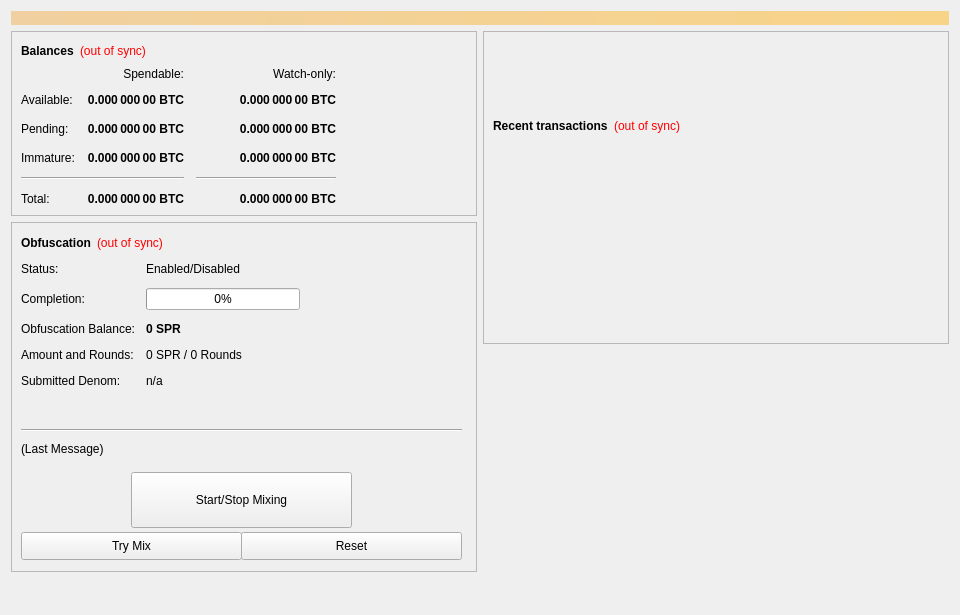
<?xml version="1.0" encoding="UTF-8"?>
<ui version="4.0">
 <class>OverviewPage</class>
 <widget class="QWidget" name="OverviewPage">
  <property name="geometry">
   <rect>
    <x>0</x>
    <y>0</y>
    <width>960</width>
    <height>615</height>
   </rect>
  </property>
  <property name="minimumSize">
   <size>
    <width>960</width>
    <height>0</height>
   </size>
  </property>
  <property name="windowTitle">
   <string>Form</string>
  </property>
  <layout class="QVBoxLayout" name="topLayout">
   <item>
    <widget class="QLabel" name="labelAlerts">
     <property name="visible">
      <bool>false</bool>
     </property>
     <property name="styleSheet">
      <string notr="true">background-color: qlineargradient(x1: 0, y1: 0, x2: 1, y2: 0, stop:0 #F0D0A0, stop:1 #F8D488); color:#000000;</string>
     </property>
     <property name="wordWrap">
      <bool>true</bool>
     </property>
     <property name="margin">
      <number>3</number>
     </property>
    </widget>
   </item>
   <item>
    <layout class="QHBoxLayout" name="horizontalLayout" stretch="1,1">
     <item>
      <layout class="QVBoxLayout" name="verticalLayout_2">
       <item>
        <widget class="QFrame" name="frame">
         <property name="frameShape">
          <enum>QFrame::StyledPanel</enum>
         </property>
         <property name="frameShadow">
          <enum>QFrame::Raised</enum>
         </property>
         <layout class="QVBoxLayout" name="verticalLayout_4">
          <item>
           <layout class="QHBoxLayout" name="horizontalLayout_4">
            <item>
             <widget class="QLabel" name="label_5">
              <property name="font">
               <font>
                <weight>75</weight>
                <bold>true</bold>
               </font>
              </property>
              <property name="text">
               <string>Balances</string>
              </property>
             </widget>
            </item>
            <item>
             <widget class="QLabel" name="labelWalletStatus">
              <property name="cursor">
               <cursorShape>WhatsThisCursor</cursorShape>
              </property>
              <property name="toolTip">
               <string>The displayed information may be out of date. Your wallet automatically synchronizes with the Supra network after a connection is established, but this process has not completed yet.</string>
              </property>
              <property name="styleSheet">
               <string notr="true">QLabel { color: red; }</string>
              </property>
              <property name="text">
               <string notr="true">(out of sync)</string>
              </property>
              <property name="alignment">
               <set>Qt::AlignLeading|Qt::AlignLeft|Qt::AlignVCenter</set>
              </property>
             </widget>
            </item>
            <item>
             <spacer name="horizontalSpacer_3">
              <property name="orientation">
               <enum>Qt::Horizontal</enum>
              </property>
              <property name="sizeHint" stdset="0">
               <size>
                <width>40</width>
                <height>20</height>
               </size>
              </property>
             </spacer>
            </item>
           </layout>
          </item>
          <item>
           <layout class="QGridLayout" name="gridLayout">
            <property name="spacing">
             <number>12</number>
            </property>
            <item row="2" column="2">
             <widget class="QLabel" name="labelWatchPending">
              <property name="font">
               <font>
                <weight>75</weight>
                <bold>true</bold>
               </font>
              </property>
              <property name="cursor">
               <cursorShape>IBeamCursor</cursorShape>
              </property>
              <property name="toolTip">
               <string>Unconfirmed transactions to watch-only addresses</string>
              </property>
              <property name="text">
               <string notr="true">0.000 000 00 BTC</string>
              </property>
              <property name="alignment">
               <set>Qt::AlignRight|Qt::AlignTrailing|Qt::AlignVCenter</set>
              </property>
              <property name="textInteractionFlags">
               <set>Qt::LinksAccessibleByMouse|Qt::TextSelectableByKeyboard|Qt::TextSelectableByMouse</set>
              </property>
             </widget>
            </item>
            <item row="2" column="1">
             <widget class="QLabel" name="labelUnconfirmed">
              <property name="font">
               <font>
                <weight>75</weight>
                <bold>true</bold>
               </font>
              </property>
              <property name="cursor">
               <cursorShape>IBeamCursor</cursorShape>
              </property>
              <property name="toolTip">
               <string>Total of transactions that have yet to be confirmed, and do not yet count toward the spendable balance</string>
              </property>
              <property name="text">
               <string notr="true">0.000 000 00 BTC</string>
              </property>
              <property name="alignment">
               <set>Qt::AlignRight|Qt::AlignTrailing|Qt::AlignVCenter</set>
              </property>
              <property name="textInteractionFlags">
               <set>Qt::LinksAccessibleByMouse|Qt::TextSelectableByKeyboard|Qt::TextSelectableByMouse</set>
              </property>
             </widget>
            </item>
            <item row="3" column="2">
             <widget class="QLabel" name="labelWatchImmature">
              <property name="font">
               <font>
                <weight>75</weight>
                <bold>true</bold>
               </font>
              </property>
              <property name="cursor">
               <cursorShape>IBeamCursor</cursorShape>
              </property>
              <property name="toolTip">
               <string>Staked or masternode rewards in watch-only addresses that has not yet matured</string>
              </property>
              <property name="text">
               <string notr="true">0.000 000 00 BTC</string>
              </property>
              <property name="alignment">
               <set>Qt::AlignRight|Qt::AlignTrailing|Qt::AlignVCenter</set>
              </property>
              <property name="textInteractionFlags">
               <set>Qt::LinksAccessibleByMouse|Qt::TextSelectableByKeyboard|Qt::TextSelectableByMouse</set>
              </property>
             </widget>
            </item>
            <item row="4" column="0" colspan="2">
             <widget class="Line" name="lineSpendableBalance">
              <property name="orientation">
               <enum>Qt::Horizontal</enum>
              </property>
             </widget>
            </item>
            <item row="4" column="2">
             <widget class="Line" name="lineWatchBalance">
              <property name="sizePolicy">
               <sizepolicy hsizetype="Preferred" vsizetype="Fixed">
                <horstretch>0</horstretch>
                <verstretch>0</verstretch>
               </sizepolicy>
              </property>
              <property name="minimumSize">
               <size>
                <width>140</width>
                <height>0</height>
               </size>
              </property>
              <property name="orientation">
               <enum>Qt::Horizontal</enum>
              </property>
             </widget>
            </item>
            <item row="5" column="0">
             <widget class="QLabel" name="labelTotalText">
              <property name="text">
               <string>Total:</string>
              </property>
             </widget>
            </item>
            <item row="3" column="1">
             <widget class="QLabel" name="labelImmature">
              <property name="font">
               <font>
                <weight>75</weight>
                <bold>true</bold>
               </font>
              </property>
              <property name="cursor">
               <cursorShape>IBeamCursor</cursorShape>
              </property>
              <property name="toolTip">
               <string>Staked or masternode rewards that has not yet matured</string>
              </property>
              <property name="text">
               <string notr="true">0.000 000 00 BTC</string>
              </property>
              <property name="alignment">
               <set>Qt::AlignRight|Qt::AlignTrailing|Qt::AlignVCenter</set>
              </property>
              <property name="textInteractionFlags">
               <set>Qt::LinksAccessibleByMouse|Qt::TextSelectableByKeyboard|Qt::TextSelectableByMouse</set>
              </property>
             </widget>
            </item>
            <item row="2" column="3">
             <spacer name="horizontalSpacer_2">
              <property name="orientation">
               <enum>Qt::Horizontal</enum>
              </property>
              <property name="sizeHint" stdset="0">
               <size>
                <width>40</width>
                <height>20</height>
               </size>
              </property>
             </spacer>
            </item>
            <item row="3" column="0">
             <widget class="QLabel" name="labelImmatureText">
              <property name="text">
               <string>Immature:</string>
              </property>
             </widget>
            </item>
            <item row="5" column="1">
             <widget class="QLabel" name="labelTotal">
              <property name="font">
               <font>
                <weight>75</weight>
                <bold>true</bold>
               </font>
              </property>
              <property name="cursor">
               <cursorShape>IBeamCursor</cursorShape>
              </property>
              <property name="toolTip">
               <string>Your current total balance</string>
              </property>
              <property name="text">
               <string notr="true">0.000 000 00 BTC</string>
              </property>
              <property name="alignment">
               <set>Qt::AlignRight|Qt::AlignTrailing|Qt::AlignVCenter</set>
              </property>
              <property name="textInteractionFlags">
               <set>Qt::LinksAccessibleByMouse|Qt::TextSelectableByKeyboard|Qt::TextSelectableByMouse</set>
              </property>
             </widget>
            </item>
            <item row="5" column="2">
             <widget class="QLabel" name="labelWatchTotal">
              <property name="font">
               <font>
                <weight>75</weight>
                <bold>true</bold>
               </font>
              </property>
              <property name="cursor">
               <cursorShape>IBeamCursor</cursorShape>
              </property>
              <property name="toolTip">
               <string>Current total balance in watch-only addresses</string>
              </property>
              <property name="text">
               <string notr="true">0.000 000 00 BTC</string>
              </property>
              <property name="alignment">
               <set>Qt::AlignRight|Qt::AlignTrailing|Qt::AlignVCenter</set>
              </property>
              <property name="textInteractionFlags">
               <set>Qt::LinksAccessibleByMouse|Qt::TextSelectableByKeyboard|Qt::TextSelectableByMouse</set>
              </property>
             </widget>
            </item>
            <item row="0" column="2">
             <widget class="QLabel" name="labelWatchonly">
              <property name="text">
               <string>Watch-only:</string>
              </property>
              <property name="alignment">
               <set>Qt::AlignRight|Qt::AlignTrailing|Qt::AlignVCenter</set>
              </property>
             </widget>
            </item>
            <item row="1" column="0">
             <widget class="QLabel" name="labelBalanceText">
              <property name="text">
               <string>Available:</string>
              </property>
             </widget>
            </item>
            <item row="1" column="1">
             <widget class="QLabel" name="labelBalance">
              <property name="font">
               <font>
                <weight>75</weight>
                <bold>true</bold>
               </font>
              </property>
              <property name="cursor">
               <cursorShape>IBeamCursor</cursorShape>
              </property>
              <property name="toolTip">
               <string>Your current spendable balance</string>
              </property>
              <property name="text">
               <string notr="true">0.000 000 00 BTC</string>
              </property>
              <property name="alignment">
               <set>Qt::AlignRight|Qt::AlignTrailing|Qt::AlignVCenter</set>
              </property>
              <property name="textInteractionFlags">
               <set>Qt::LinksAccessibleByMouse|Qt::TextSelectableByKeyboard|Qt::TextSelectableByMouse</set>
              </property>
             </widget>
            </item>
            <item row="1" column="2">
             <widget class="QLabel" name="labelWatchAvailable">
              <property name="font">
               <font>
                <weight>75</weight>
                <bold>true</bold>
               </font>
              </property>
              <property name="cursor">
               <cursorShape>IBeamCursor</cursorShape>
              </property>
              <property name="toolTip">
               <string>Your current balance in watch-only addresses</string>
              </property>
              <property name="text">
               <string notr="true">0.000 000 00 BTC</string>
              </property>
              <property name="alignment">
               <set>Qt::AlignRight|Qt::AlignTrailing|Qt::AlignVCenter</set>
              </property>
              <property name="textInteractionFlags">
               <set>Qt::LinksAccessibleByMouse|Qt::TextSelectableByKeyboard|Qt::TextSelectableByMouse</set>
              </property>
             </widget>
            </item>
            <item row="2" column="0">
             <widget class="QLabel" name="labelPendingText">
              <property name="text">
               <string>Pending:</string>
              </property>
             </widget>
            </item>
            <item row="0" column="1">
             <widget class="QLabel" name="labelSpendable">
              <property name="text">
               <string>Spendable:</string>
              </property>
              <property name="alignment">
               <set>Qt::AlignRight|Qt::AlignTrailing|Qt::AlignVCenter</set>
              </property>
             </widget>
            </item>
           </layout>
          </item>
         </layout>
        </widget>
       </item>
       <item>
        <widget class="QFrame" name="frameObfuscation">
         <property name="minimumSize">
          <size>
           <width>0</width>
           <height>350</height>
          </size>
         </property>
         <property name="layoutDirection">
          <enum>Qt::LeftToRight</enum>
         </property>
         <property name="frameShape">
          <enum>QFrame::StyledPanel</enum>
         </property>
         <property name="frameShadow">
          <enum>QFrame::Raised</enum>
         </property>
         <widget class="QWidget" name="formLayoutWidget">
          <property name="geometry">
           <rect>
            <x>10</x>
            <y>40</y>
            <width>451</width>
            <height>161</height>
           </rect>
          </property>
          <layout class="QFormLayout" name="formLayout">
           <property name="fieldGrowthPolicy">
            <enum>QFormLayout::AllNonFixedFieldsGrow</enum>
           </property>
           <property name="horizontalSpacing">
            <number>11</number>
           </property>
           <property name="verticalSpacing">
            <number>12</number>
           </property>
           <item row="0" column="0">
            <widget class="QLabel" name="label_6">
             <property name="text">
              <string>Status:</string>
             </property>
            </widget>
           </item>
           <item row="1" column="0">
            <widget class="QLabel" name="label_7">
             <property name="text">
              <string>Completion:</string>
             </property>
            </widget>
           </item>
           <item row="1" column="1">
            <widget class="QProgressBar" name="obfuscationProgress">
             <property name="maximumSize">
              <size>
               <width>154</width>
               <height>16777215</height>
              </size>
             </property>
             <property name="value">
              <number>0</number>
             </property>
            </widget>
           </item>
           <item row="2" column="0">
            <widget class="QLabel" name="labelAnonymizedText">
             <property name="text">
              <string>Obfuscation Balance:</string>
             </property>
            </widget>
           </item>
           <item row="2" column="1">
            <widget class="QLabel" name="labelAnonymized">
             <property name="font">
              <font>
               <weight>75</weight>
               <bold>true</bold>
              </font>
             </property>
             <property name="text">
              <string notr="true">0 SPR</string>
             </property>
            </widget>
           </item>
           <item row="3" column="0">
            <widget class="QLabel" name="label_8">
             <property name="text">
              <string>Amount and Rounds:</string>
             </property>
            </widget>
           </item>
           <item row="3" column="1">
            <widget class="QLabel" name="labelAmountRounds">
             <property name="text">
              <string>0 SPR / 0 Rounds</string>
             </property>
            </widget>
           </item>
           <item row="4" column="0">
            <widget class="QLabel" name="label_9">
             <property name="text">
              <string>Submitted Denom:</string>
             </property>
            </widget>
           </item>
           <item row="4" column="1">
            <widget class="QLabel" name="labelSubmittedDenom">
             <property name="toolTip">
              <string>The denominations you submitted to the Masternode.&lt;br&gt;To mix, other users must submit the exact same denominations.</string>
             </property>
             <property name="text">
              <string>n/a</string>
             </property>
            </widget>
           </item>
           <item row="0" column="1">
            <widget class="QLabel" name="obfuscationEnabled">
             <property name="text">
              <string>Enabled/Disabled</string>
             </property>
            </widget>
           </item>
          </layout>
         </widget>
         <widget class="QPushButton" name="runAutoDenom">
          <property name="geometry">
           <rect>
            <x>251</x>
            <y>17</y>
            <width>1</width>
            <height>1</height>
           </rect>
          </property>
          <property name="palette">
           <palette>
            <active>
             <colorrole role="WindowText">
              <brush brushstyle="SolidPattern">
               <color alpha="255">
                <red>0</red>
                <green>0</green>
                <blue>0</blue>
               </color>
              </brush>
             </colorrole>
             <colorrole role="Button">
              <brush brushstyle="SolidPattern">
               <color alpha="255">
                <red>239</red>
                <green>238</green>
                <blue>238</blue>
               </color>
              </brush>
             </colorrole>
             <colorrole role="Light">
              <brush brushstyle="SolidPattern">
               <color alpha="255">
                <red>255</red>
                <green>255</green>
                <blue>255</blue>
               </color>
              </brush>
             </colorrole>
             <colorrole role="Midlight">
              <brush brushstyle="SolidPattern">
               <color alpha="255">
                <red>247</red>
                <green>246</green>
                <blue>246</blue>
               </color>
              </brush>
             </colorrole>
             <colorrole role="Dark">
              <brush brushstyle="SolidPattern">
               <color alpha="255">
                <red>119</red>
                <green>119</green>
                <blue>119</blue>
               </color>
              </brush>
             </colorrole>
             <colorrole role="Mid">
              <brush brushstyle="SolidPattern">
               <color alpha="255">
                <red>159</red>
                <green>159</green>
                <blue>159</blue>
               </color>
              </brush>
             </colorrole>
             <colorrole role="Text">
              <brush brushstyle="SolidPattern">
               <color alpha="255">
                <red>0</red>
                <green>0</green>
                <blue>0</blue>
               </color>
              </brush>
             </colorrole>
             <colorrole role="BrightText">
              <brush brushstyle="SolidPattern">
               <color alpha="255">
                <red>255</red>
                <green>255</green>
                <blue>255</blue>
               </color>
              </brush>
             </colorrole>
             <colorrole role="ButtonText">
              <brush brushstyle="SolidPattern">
               <color alpha="255">
                <red>0</red>
                <green>0</green>
                <blue>0</blue>
               </color>
              </brush>
             </colorrole>
             <colorrole role="Base">
              <brush brushstyle="SolidPattern">
               <color alpha="255">
                <red>255</red>
                <green>255</green>
                <blue>255</blue>
               </color>
              </brush>
             </colorrole>
             <colorrole role="Window">
              <brush brushstyle="SolidPattern">
               <color alpha="255">
                <red>239</red>
                <green>238</green>
                <blue>238</blue>
               </color>
              </brush>
             </colorrole>
             <colorrole role="Shadow">
              <brush brushstyle="SolidPattern">
               <color alpha="255">
                <red>0</red>
                <green>0</green>
                <blue>0</blue>
               </color>
              </brush>
             </colorrole>
             <colorrole role="AlternateBase">
              <brush brushstyle="SolidPattern">
               <color alpha="255">
                <red>247</red>
                <green>246</green>
                <blue>246</blue>
               </color>
              </brush>
             </colorrole>
             <colorrole role="ToolTipBase">
              <brush brushstyle="SolidPattern">
               <color alpha="255">
                <red>255</red>
                <green>255</green>
                <blue>220</blue>
               </color>
              </brush>
             </colorrole>
             <colorrole role="ToolTipText">
              <brush brushstyle="SolidPattern">
               <color alpha="255">
                <red>0</red>
                <green>0</green>
                <blue>0</blue>
               </color>
              </brush>
             </colorrole>
            </active>
            <inactive>
             <colorrole role="WindowText">
              <brush brushstyle="SolidPattern">
               <color alpha="255">
                <red>0</red>
                <green>0</green>
                <blue>0</blue>
               </color>
              </brush>
             </colorrole>
             <colorrole role="Button">
              <brush brushstyle="SolidPattern">
               <color alpha="255">
                <red>239</red>
                <green>238</green>
                <blue>238</blue>
               </color>
              </brush>
             </colorrole>
             <colorrole role="Light">
              <brush brushstyle="SolidPattern">
               <color alpha="255">
                <red>255</red>
                <green>255</green>
                <blue>255</blue>
               </color>
              </brush>
             </colorrole>
             <colorrole role="Midlight">
              <brush brushstyle="SolidPattern">
               <color alpha="255">
                <red>247</red>
                <green>246</green>
                <blue>246</blue>
               </color>
              </brush>
             </colorrole>
             <colorrole role="Dark">
              <brush brushstyle="SolidPattern">
               <color alpha="255">
                <red>119</red>
                <green>119</green>
                <blue>119</blue>
               </color>
              </brush>
             </colorrole>
             <colorrole role="Mid">
              <brush brushstyle="SolidPattern">
               <color alpha="255">
                <red>159</red>
                <green>159</green>
                <blue>159</blue>
               </color>
              </brush>
             </colorrole>
             <colorrole role="Text">
              <brush brushstyle="SolidPattern">
               <color alpha="255">
                <red>0</red>
                <green>0</green>
                <blue>0</blue>
               </color>
              </brush>
             </colorrole>
             <colorrole role="BrightText">
              <brush brushstyle="SolidPattern">
               <color alpha="255">
                <red>255</red>
                <green>255</green>
                <blue>255</blue>
               </color>
              </brush>
             </colorrole>
             <colorrole role="ButtonText">
              <brush brushstyle="SolidPattern">
               <color alpha="255">
                <red>0</red>
                <green>0</green>
                <blue>0</blue>
               </color>
              </brush>
             </colorrole>
             <colorrole role="Base">
              <brush brushstyle="SolidPattern">
               <color alpha="255">
                <red>255</red>
                <green>255</green>
                <blue>255</blue>
               </color>
              </brush>
             </colorrole>
             <colorrole role="Window">
              <brush brushstyle="SolidPattern">
               <color alpha="255">
                <red>239</red>
                <green>238</green>
                <blue>238</blue>
               </color>
              </brush>
             </colorrole>
             <colorrole role="Shadow">
              <brush brushstyle="SolidPattern">
               <color alpha="255">
                <red>0</red>
                <green>0</green>
                <blue>0</blue>
               </color>
              </brush>
             </colorrole>
             <colorrole role="AlternateBase">
              <brush brushstyle="SolidPattern">
               <color alpha="255">
                <red>247</red>
                <green>246</green>
                <blue>246</blue>
               </color>
              </brush>
             </colorrole>
             <colorrole role="ToolTipBase">
              <brush brushstyle="SolidPattern">
               <color alpha="255">
                <red>255</red>
                <green>255</green>
                <blue>220</blue>
               </color>
              </brush>
             </colorrole>
             <colorrole role="ToolTipText">
              <brush brushstyle="SolidPattern">
               <color alpha="255">
                <red>0</red>
                <green>0</green>
                <blue>0</blue>
               </color>
              </brush>
             </colorrole>
            </inactive>
            <disabled>
             <colorrole role="WindowText">
              <brush brushstyle="SolidPattern">
               <color alpha="255">
                <red>119</red>
                <green>119</green>
                <blue>119</blue>
               </color>
              </brush>
             </colorrole>
             <colorrole role="Button">
              <brush brushstyle="SolidPattern">
               <color alpha="255">
                <red>239</red>
                <green>238</green>
                <blue>238</blue>
               </color>
              </brush>
             </colorrole>
             <colorrole role="Light">
              <brush brushstyle="SolidPattern">
               <color alpha="255">
                <red>255</red>
                <green>255</green>
                <blue>255</blue>
               </color>
              </brush>
             </colorrole>
             <colorrole role="Midlight">
              <brush brushstyle="SolidPattern">
               <color alpha="255">
                <red>247</red>
                <green>246</green>
                <blue>246</blue>
               </color>
              </brush>
             </colorrole>
             <colorrole role="Dark">
              <brush brushstyle="SolidPattern">
               <color alpha="255">
                <red>119</red>
                <green>119</green>
                <blue>119</blue>
               </color>
              </brush>
             </colorrole>
             <colorrole role="Mid">
              <brush brushstyle="SolidPattern">
               <color alpha="255">
                <red>159</red>
                <green>159</green>
                <blue>159</blue>
               </color>
              </brush>
             </colorrole>
             <colorrole role="Text">
              <brush brushstyle="SolidPattern">
               <color alpha="255">
                <red>119</red>
                <green>119</green>
                <blue>119</blue>
               </color>
              </brush>
             </colorrole>
             <colorrole role="BrightText">
              <brush brushstyle="SolidPattern">
               <color alpha="255">
                <red>255</red>
                <green>255</green>
                <blue>255</blue>
               </color>
              </brush>
             </colorrole>
             <colorrole role="ButtonText">
              <brush brushstyle="SolidPattern">
               <color alpha="255">
                <red>119</red>
                <green>119</green>
                <blue>119</blue>
               </color>
              </brush>
             </colorrole>
             <colorrole role="Base">
              <brush brushstyle="SolidPattern">
               <color alpha="255">
                <red>239</red>
                <green>238</green>
                <blue>238</blue>
               </color>
              </brush>
             </colorrole>
             <colorrole role="Window">
              <brush brushstyle="SolidPattern">
               <color alpha="255">
                <red>239</red>
                <green>238</green>
                <blue>238</blue>
               </color>
              </brush>
             </colorrole>
             <colorrole role="Shadow">
              <brush brushstyle="SolidPattern">
               <color alpha="255">
                <red>0</red>
                <green>0</green>
                <blue>0</blue>
               </color>
              </brush>
             </colorrole>
             <colorrole role="AlternateBase">
              <brush brushstyle="SolidPattern">
               <color alpha="255">
                <red>239</red>
                <green>238</green>
                <blue>238</blue>
               </color>
              </brush>
             </colorrole>
             <colorrole role="ToolTipBase">
              <brush brushstyle="SolidPattern">
               <color alpha="255">
                <red>255</red>
                <green>255</green>
                <blue>220</blue>
               </color>
              </brush>
             </colorrole>
             <colorrole role="ToolTipText">
              <brush brushstyle="SolidPattern">
               <color alpha="255">
                <red>0</red>
                <green>0</green>
                <blue>0</blue>
               </color>
              </brush>
             </colorrole>
            </disabled>
           </palette>
          </property>
          <property name="focusPolicy">
           <enum>Qt::NoFocus</enum>
          </property>
          <property name="autoFillBackground">
           <bool>true</bool>
          </property>
          <property name="text">
           <string/>
          </property>
          <property name="flat">
           <bool>true</bool>
          </property>
         </widget>
         <widget class="QPushButton" name="toggleObfuscation">
          <property name="geometry">
           <rect>
            <x>120</x>
            <y>250</y>
            <width>221</width>
            <height>56</height>
           </rect>
          </property>
          <property name="sizePolicy">
           <sizepolicy hsizetype="MinimumExpanding" vsizetype="Fixed">
            <horstretch>0</horstretch>
            <verstretch>0</verstretch>
           </sizepolicy>
          </property>
          <property name="text">
           <string>Start/Stop Mixing</string>
          </property>
         </widget>
         <widget class="Line" name="lineLastMessage">
          <property name="geometry">
           <rect>
            <x>10</x>
            <y>200</y>
            <width>441</width>
            <height>16</height>
           </rect>
          </property>
          <property name="orientation">
           <enum>Qt::Horizontal</enum>
          </property>
         </widget>
         <widget class="QLabel" name="obfuscationStatus">
          <property name="geometry">
           <rect>
            <x>10</x>
            <y>220</y>
            <width>451</width>
            <height>61</height>
           </rect>
          </property>
          <property name="minimumSize">
           <size>
            <width>288</width>
            <height>43</height>
           </size>
          </property>
          <property name="text">
           <string>(Last Message)</string>
          </property>
          <property name="alignment">
           <set>Qt::AlignLeading|Qt::AlignLeft|Qt::AlignTop</set>
          </property>
          <property name="wordWrap">
           <bool>true</bool>
          </property>
         </widget>
         <widget class="QPushButton" name="obfuscationAuto">
          <property name="geometry">
           <rect>
            <x>10</x>
            <y>310</y>
            <width>221</width>
            <height>28</height>
           </rect>
          </property>
          <property name="sizePolicy">
           <sizepolicy hsizetype="MinimumExpanding" vsizetype="Fixed">
            <horstretch>0</horstretch>
            <verstretch>0</verstretch>
           </sizepolicy>
          </property>
          <property name="toolTip">
           <string>Try to manually submit a Obfuscation request.</string>
          </property>
          <property name="text">
           <string>Try Mix</string>
          </property>
         </widget>
         <widget class="QPushButton" name="obfuscationReset">
          <property name="geometry">
           <rect>
            <x>230</x>
            <y>310</y>
            <width>221</width>
            <height>28</height>
           </rect>
          </property>
          <property name="sizePolicy">
           <sizepolicy hsizetype="MinimumExpanding" vsizetype="Fixed">
            <horstretch>0</horstretch>
            <verstretch>0</verstretch>
           </sizepolicy>
          </property>
          <property name="toolTip">
           <string>Reset the current status of Obfuscation (can interrupt Obfuscation if it's in the process of Mixing, which can cost you money!)</string>
          </property>
          <property name="autoFillBackground">
           <bool>false</bool>
          </property>
          <property name="text">
           <string>Reset</string>
          </property>
         </widget>
         <widget class="QWidget" name="layoutWidget">
          <property name="geometry">
           <rect>
            <x>10</x>
            <y>10</y>
            <width>431</width>
            <height>22</height>
           </rect>
          </property>
          <layout class="QHBoxLayout" name="horizontalLayout_5">
           <item>
            <widget class="QLabel" name="label_2">
             <property name="font">
              <font>
               <weight>75</weight>
               <bold>true</bold>
              </font>
             </property>
             <property name="text">
              <string>Obfuscation</string>
             </property>
            </widget>
           </item>
           <item>
            <widget class="QLabel" name="labelObfuscationSyncStatus">
             <property name="toolTip">
              <string>The displayed information may be out of date. Your wallet automatically synchronizes with the Supra network after a connection is established, but this process has not completed yet.</string>
             </property>
             <property name="styleSheet">
              <string notr="true">QLabel { color: red; }</string>
             </property>
             <property name="text">
              <string notr="true">(out of sync)</string>
             </property>
             <property name="alignment">
              <set>Qt::AlignLeading|Qt::AlignLeft|Qt::AlignVCenter</set>
             </property>
            </widget>
           </item>
           <item>
            <spacer name="horizontalSpacer_4">
             <property name="orientation">
              <enum>Qt::Horizontal</enum>
             </property>
             <property name="sizeHint" stdset="0">
              <size>
               <width>40</width>
               <height>20</height>
              </size>
             </property>
            </spacer>
           </item>
          </layout>
         </widget>
        </widget>
       </item>
       <item>
        <spacer name="verticalSpacer">
         <property name="orientation">
          <enum>Qt::Vertical</enum>
         </property>
         <property name="sizeHint" stdset="0">
          <size>
           <width>20</width>
           <height>40</height>
          </size>
         </property>
        </spacer>
       </item>
      </layout>
     </item>
     <item>
      <layout class="QVBoxLayout" name="verticalLayout_3">
       <item>
        <widget class="QFrame" name="frame_2">
         <property name="frameShape">
          <enum>QFrame::StyledPanel</enum>
         </property>
         <property name="frameShadow">
          <enum>QFrame::Raised</enum>
         </property>
         <layout class="QVBoxLayout" name="verticalLayout">
          <item>
           <spacer name="verticalSpacer_3">
            <property name="orientation">
             <enum>Qt::Vertical</enum>
            </property>
            <property name="sizeType">
             <enum>QSizePolicy::Fixed</enum>
            </property>
            <property name="sizeHint" stdset="0">
             <size>
              <width>20</width>
              <height>75</height>
             </size>
            </property>
           </spacer>
          </item>
          <item>
           <layout class="QHBoxLayout" name="horizontalLayout_2">
            <item>
             <widget class="QLabel" name="label_4">
              <property name="font">
               <font>
                <weight>75</weight>
                <bold>true</bold>
               </font>
              </property>
              <property name="text">
               <string>Recent transactions</string>
              </property>
             </widget>
            </item>
            <item>
             <widget class="QLabel" name="labelTransactionsStatus">
              <property name="cursor">
               <cursorShape>WhatsThisCursor</cursorShape>
              </property>
              <property name="toolTip">
               <string>The displayed information may be out of date. Your wallet automatically synchronizes with the Supra network after a connection is established, but this process has not completed yet.</string>
              </property>
              <property name="styleSheet">
               <string notr="true">QLabel { color: red; }</string>
              </property>
              <property name="text">
               <string notr="true">(out of sync)</string>
              </property>
              <property name="alignment">
               <set>Qt::AlignRight|Qt::AlignTrailing|Qt::AlignVCenter</set>
              </property>
             </widget>
            </item>
            <item>
             <spacer name="horizontalSpacer">
              <property name="orientation">
               <enum>Qt::Horizontal</enum>
              </property>
              <property name="sizeHint" stdset="0">
               <size>
                <width>40</width>
                <height>20</height>
               </size>
              </property>
             </spacer>
            </item>
           </layout>
          </item>
          <item>
           <widget class="QListView" name="listTransactions">
            <property name="styleSheet">
             <string notr="true">QListView { background: transparent; }</string>
            </property>
            <property name="frameShape">
             <enum>QFrame::NoFrame</enum>
            </property>
            <property name="verticalScrollBarPolicy">
             <enum>Qt::ScrollBarAlwaysOff</enum>
            </property>
            <property name="horizontalScrollBarPolicy">
             <enum>Qt::ScrollBarAlwaysOff</enum>
            </property>
            <property name="selectionMode">
             <enum>QAbstractItemView::NoSelection</enum>
            </property>
           </widget>
          </item>
         </layout>
        </widget>
       </item>
       <item>
        <spacer name="verticalSpacer_2">
         <property name="orientation">
          <enum>Qt::Vertical</enum>
         </property>
         <property name="sizeType">
          <enum>QSizePolicy::Expanding</enum>
         </property>
         <property name="sizeHint" stdset="0">
          <size>
           <width>20</width>
           <height>40</height>
          </size>
         </property>
        </spacer>
       </item>
      </layout>
     </item>
    </layout>
   </item>
  </layout>
 </widget>
 <resources/>
 <connections/>
</ui>
